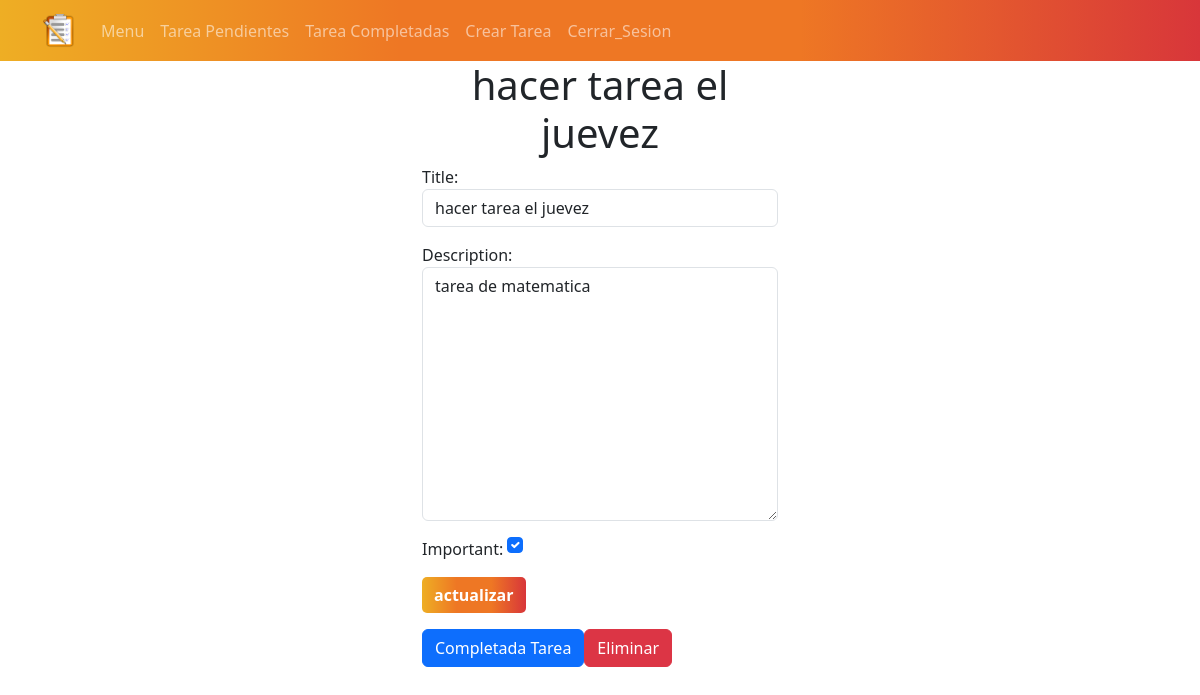
The page /tarea/14/ (signed in) on the database its author committed.
### tasks/models.py (models this page shows, shortened)
class tarea(models.Model):
    title = models.CharField(max_length=100)
    description = models.TextField(blank=True)
    created = models.DateTimeField(auto_now_add=True)
    datecompleted = models.DateTimeField(null=True, blank=True)
    important = models.BooleanField(default=False)
    user = models.ForeignKey(User, on_delete=models.CASCADE)

### tasks/views.py (the view, shortened to what this page needs)
# urls.py: path("tarea/<int:tarea_id>/",views.detalles_tarea, name="detalles_tarea"),
@login_required
def detalles_tarea(request, tarea_id):
    tarea_obj = get_object_or_404(tarea, pk=tarea_id, user=request.user)
    if request.method == "GET":
        form = tareaForm(instance=tarea_obj)
        return render(request, "detalles_tarea.html", {"tarea": tarea_obj, "form": form})

### tasks/forms.py
class tareaForm(forms.ModelForm):
    class Meta:
        model = tarea
        fields = ["title","description","important"]
        widgets = {
            "title": forms.TextInput(attrs={"class": "form-control"}),
            "description": forms.Textarea(attrs={"class": "form-control"}),
            "important": forms.CheckboxInput(attrs={"class": "form-check-input m-auto"})
        }

### tasks/templates/detalles_tarea.html (shortened to what this page needs)
{% extends "base.html" %}
{% block content %}
<main class="container">
    <div class="row">
        <div class="col-md-4 offset-md-4">
            <h1 class="text-center margin-top">{{tarea.title}}</h1>
            <form method="POST">
                {{form.as_p}}
                <button class="btn btn-primary btn-custom">actualizar</button>
            </form>
            <div class="d-flex mt-3">
                <form action="{% url 'completa_tarea' tarea.id %}" method="POST">
                    <button class="btn btn-primary " type="submit">Completada Tarea</button>
                </form>
                <form action="{% url 'eliminar_tarea' tarea.id %}" method="POST">
                    <button class="btn btn-danger" type="submit">Eliminar</button>
                </form>
            </div>
        </div>
        </div>
</main>
{% endblock %}

### tasks/templates/base.html (style rules this page uses)
.btn-custom { background: linear-gradient(to right,#eeae24,#ee7724, #ee7724, #d8363a); color: white; border: none; border-radius: 5px; font-weight: bold; transition: background-color 0.3s ease-in-out, transform 0.2s ease-in-out; }

### rows shown on the page
tarea: title "hacer tarea el juevez", description "tarea de matematica", important "☑"
